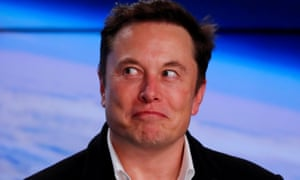
#> input picture Python/Week3/images/musk.jpg, 300 x 180 px
$ python ConvolutionFiltering.py
#> lines starting #> are read from the running program, lines starting #| are printed output that depends on the picture
import cv2
import numpy as np
import matplotlib.pyplot as plt
img = cv2.imread("images/musk.jpg")
#> img is the input picture: shape (180, 300, 3); mean B, G, R 149.7, 101.5, 99.6

kernel_size = 3
# Create a 5*5 kernel with all elements equal to 1
for i in range(10):
    kernel = np.random.rand(kernel_size, kernel_size)

    # Print Kernel
    print(kernel)

    result = cv2.filter2D(img, -1, kernel, (-1, -1), delta=0, borderType=cv2.BORDER_DEFAULT)

    plt.figure(figsize=[10,5])
    plt.subplot(121);plt.imshow(img[...,::-1]);plt.title("Original Image")
    plt.subplot(122);plt.imshow(result[...,::-1]);plt.title("Convolution Result")
    plt.waitforbuttonpress()
#> this loop made 10 passes
#> pass 1, `result = cv2.filter2D(img, -1, kernel, (-1, -1), delta=0, borderType=c..`:
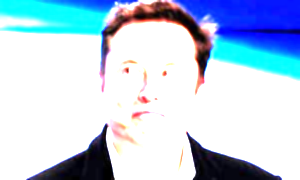
#> result: shape (180, 300, 3); mean B, G, R 228.9, 207.4, 187.5
#> pass 2, `result = cv2.filter2D(img, -1, kernel, (-1, -1), delta=0, borderType=c..`:
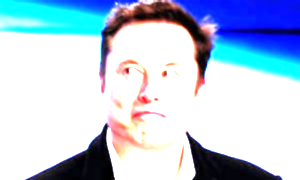
#> result: shape (180, 300, 3); mean B, G, R 223.9, 201, 183.1
#> pass 3, `result = cv2.filter2D(img, -1, kernel, (-1, -1), delta=0, borderType=c..`:
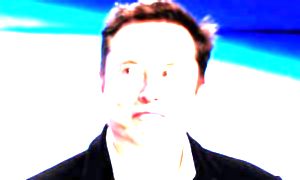
#> result: shape (180, 300, 3); mean B, G, R 228.6, 206.6, 186.8
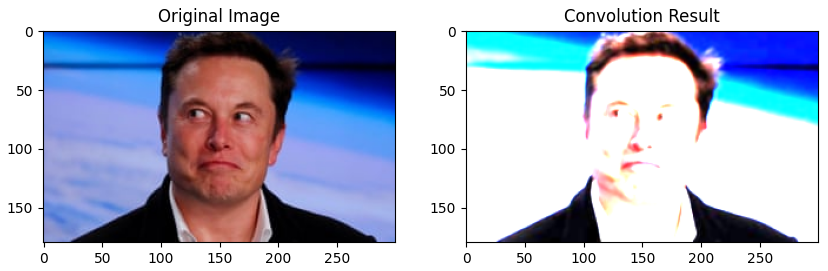
#> figure drawn by matplotlib, 2 panels
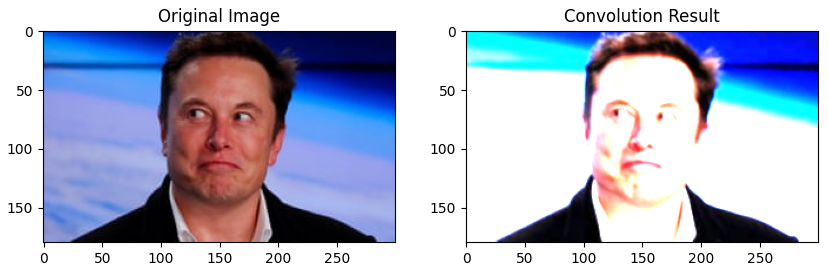
#> figure drawn by matplotlib, 2 panels
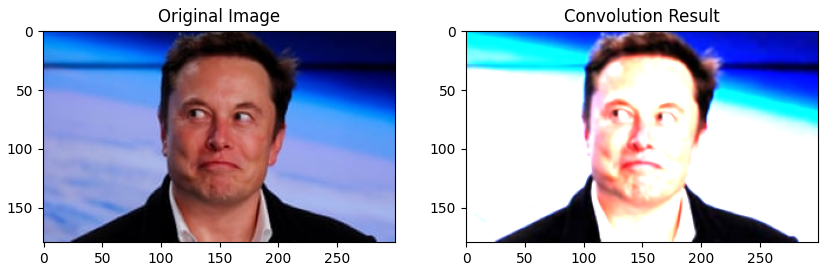
#> figure drawn by matplotlib, 2 panels
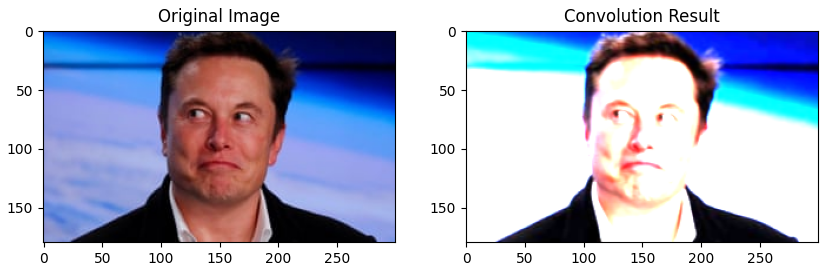
#> figure drawn by matplotlib, 2 panels

$ run again, with Python/Week3/images/SaltPepperNoise.png saved as Python/Week3/images/musk.jpg
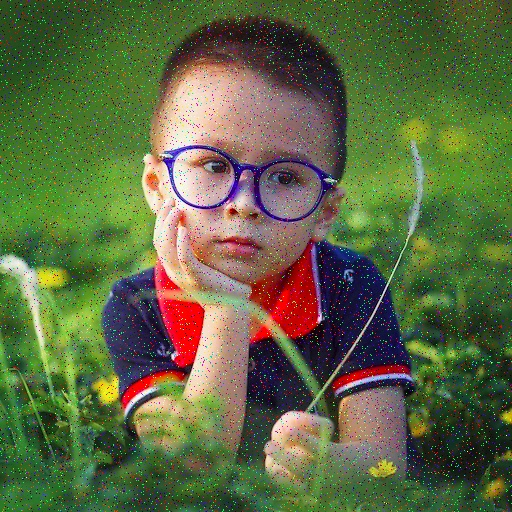
#> input picture Python/Week3/images/SaltPepperNoise.png, 512 x 512 px
#> img is the input picture: shape (512, 512, 3); mean B, G, R 66.5, 104.9, 93.8
#> the loop `for i in range(10):` made 10 passes
#> pass 1, `result = cv2.filter2D(img, -1, kernel, (-1, -1), delta=0, borderType=c..`:
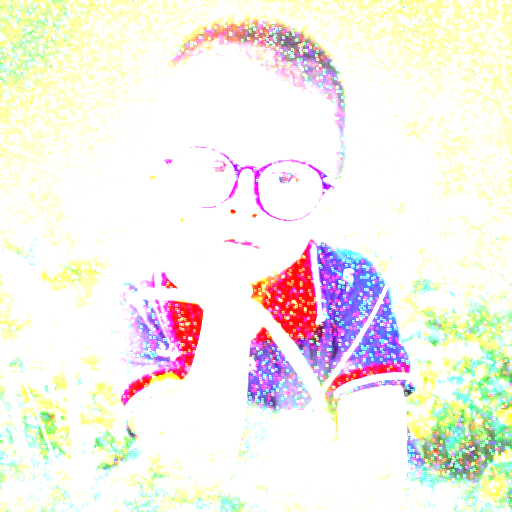
#> result: shape (512, 512, 3); mean B, G, R 233.2, 240.3, 244.2
#> `plt.waitforbuttonpress()`:
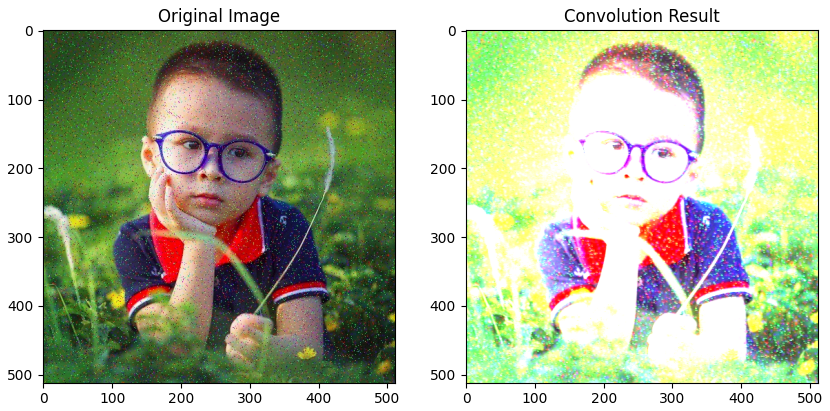
#> figure drawn by matplotlib, 2 panels
